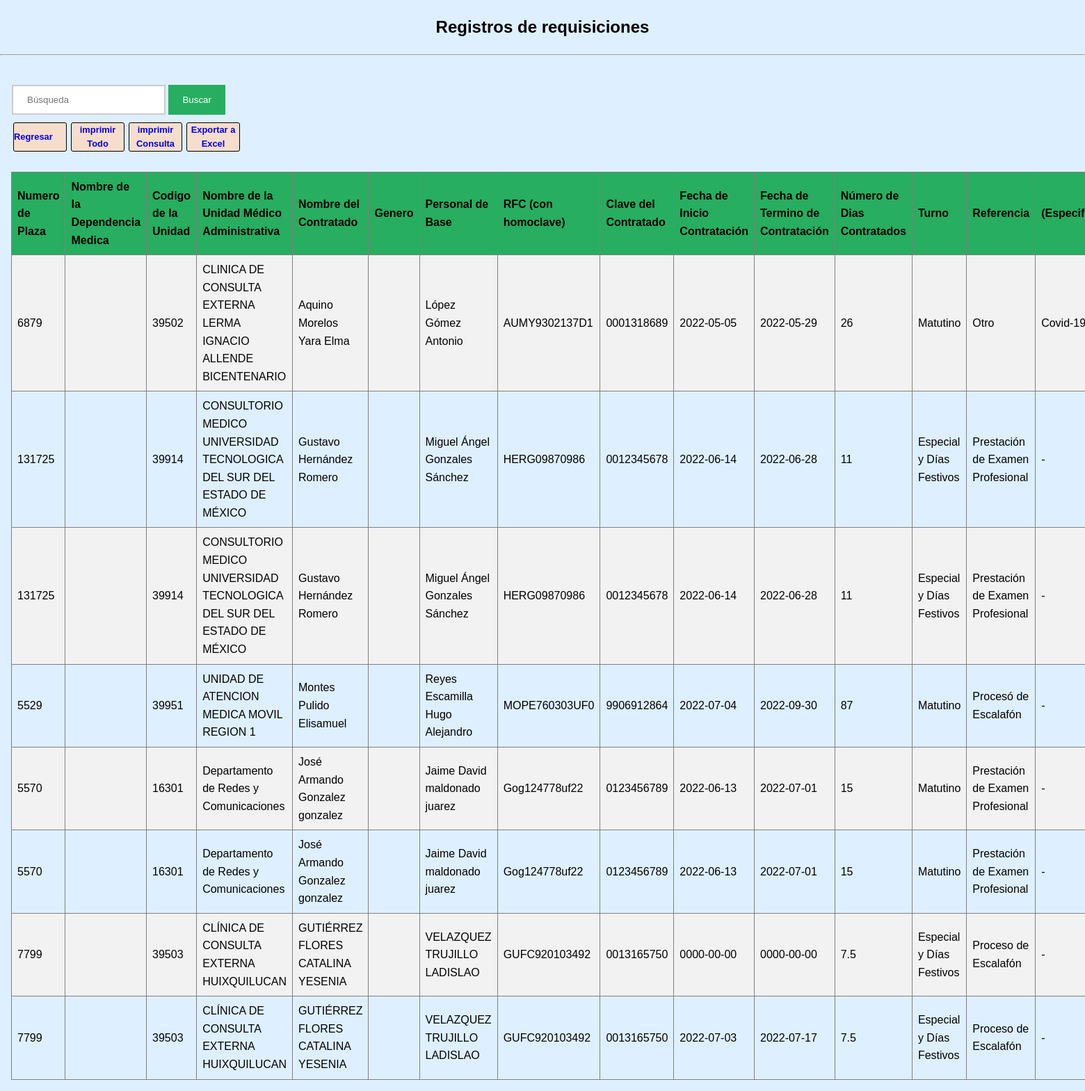
Screenshot of /Estadistica/imprimir_tres.php with the database file from the repository.
### tables this page shows
CREATE TABLE `tbl_formato` (
  `id_registro` int(10) NOT NULL,
  `folio_req` varchar(10) NOT NULL,
  `num_plaza` int(10) NOT NULL,
  `cordinacion` text NOT NULL,
  `cod_umed` int(10) NOT NULL,
  `nom_umed` text NOT NULL,
  `fecha_ini` date NOT NULL,
  `fecha_con` date NOT NULL,
  `dias_con` text NOT NULL,
  `ref_requi` text NOT NULL,
  `esp_otro` text NOT NULL,
  `nom_cont` text NOT NULL,
  `rfc` varchar(13) NOT NULL,
  `nom_asup` text NOT NULL,
  `ise_clave` varchar(10) NOT NULL,
  `genero` text NOT NULL,
  `nom_puesto` varchar(80) NOT NULL,
  `nivel` int(2) NOT NULL,
  `rango` int(2) NOT NULL,
  `horario_ent` time NOT NULL,
  `horario_sal` time NOT NULL,
  `turno` text NOT NULL,
  `observaciones` varchar(200) NOT NULL,
  `clasi` text NOT NULL,
  `dias_labo` text NOT NULL,
  `fun_puesto` text NOT NULL,
  `cono_req` text NOT NULL,
  `exp_req` varchar(100) NOT NULL,
  `resp_cont_uno` varchar(100) NOT NULL,
  `resp_cont_dos` varchar(100) NOT NULL,
  `jefe_dep` varchar(100) NOT NULL,
  `titu_sub` varchar(100) NOT NULL,
  `titu_direc` varchar(100) NOT NULL,
  `cargo_uno` varchar(100) NOT NULL,
  `cargo_dos` varchar(100) NOT NULL
);

### Estadistica/imprimir_tres.php (the view, shortened to what this page needs)
<?php
	if(isset($_GET['search']))
	{
		$valueToSearh = $_POST['valueToSearh'];
		$query = "SELECT * FROM tbl_formato WHERE id_registro LIKE '%".$valueToSearh."%' OR num_plaza LIKE '%".$valueToSearh."%' OR depen LIKE'%".$valueToSearh."%' OR nom_umed LIKE'%".$valueToSearh. "%' OR nom_cont LIKE'%".$valueToSearh."%' OR sexo LIKE'%".$valueToSearh."%'OR nom_asup LIKE'%".$valueToSearh."%' OR rfc LIKE'%".$valueToSearh."%' OR ise_clave LIKE'%".$valueToSearh."%' OR fecha_ini LIKE'%".$valueToSearh."%' OR fecha_con LIKE'%".$valueToSearh."%' OR dias_con LIKE'%".$valueToSearh."%' OR turno LIKE'%".$valueToSearh."%' OR nom_puesto LIKE'%".$valueToSearh."%' OR clasi LIKE '%".$valueToSearh."%'";
		$result = filterRecord($query);
	}
	else
	{
		$query = "SELECT * FROM tbl_formato";
		$result = filterRecord($query);
	}
	function filterRecord($query)
	{
		include("config.php");
		$filter_result = mysqli_query($mysqli, $query);
		return $filter_result;
	}
?>
<!DOCTYPE html>
<html>
<head>
<link rel="stylesheet" type="text/css" href="CSS/style.css" />
</head>
<body>
<link rel="stylesheet" href="https://cdnjs.cloudflare.com/ajax/libs/font-awesome/4.7.0/css/font-awesome.min.css">
<center>
<h2>Registros de requisiciones</h2>
</center>
<hr/>
<div class="container">
<form action="" method="POST">
<input type="search" name="valueToSearh" placeholder="Búsqueda" autocomplete="off">
<button type="submit" class="signupbtn" name="search" >Buscar</button>
</form>
<div class="contenido">
<a href="menu.php" class="boto" style="height: 40px; width: 75px;"><h3> Regresar </h3></a>
<a href="imprimir_uno.php" class="boto" style="height: 40px; width: 75px;"><h3> imprimir Todo </h3></a>
<a href="imprimir_tres.php" class="boto" style="height: 40px; width: 75px;"><h3> imprimir Consulta </h3></a>
<a href="export.php" class="boto" style="height: 40px; width: 75px;"><h3> Exportar a Excel </h3></a>
</div>
<br />
<?php
echo "<table border='1'>
<tr>
<th> Numero de Plaza</th>
<th> Nombre de la Dependencia Medica</th>
<th> Codigo de la Unidad</th>
<th> Nombre de la Unidad Médico Administrativa</th>
<th> Nombre del Contratado</th>
<th> Genero</th>
<th> Personal de Base</th>
<th> RFC (con homoclave)</th>
<th> Clave del Contratado</th>
<th> Fecha de Inicio Contratación</th>
<th> Fecha de Termino de Contratación</th>
<th> Número de Dias Contratados</th>
<th> Turno</th>
<th> Referencia</th>
<th> (Especificar)Otro</th>
<th> Clasificación</th>
<th> Categoria</th>
<th> Nivel</th>
<th> Rango</th>
</tr>";
while($row = mysqli_fetch_array($result))
{
echo "<tr>";
echo "<td>" . $row['num_plaza']  ."</td>";
echo "<td>" . $row['depen']      ."</td>";
echo "<td>" . $row['cod_umed']   ."</td>";
echo "<td>" . $row['nom_umed']   ."</td>";
echo "<td>" . $row['nom_cont']   ."</td>";
echo "<td>" . $row['sexo']       ."</td>";
echo "<td>" . $row['nom_asup']   ."</td>";
echo "<td>" . $row['rfc']        ."</td>";
echo "<td>" . $row['ise_clave']  ."</td>";
echo "<td>" . $row['fecha_ini']  ."</td>";
echo "<td>" . $row['fecha_con']  ."</td>";
echo "<td>" . $row['dias_con']   ."</td>";
echo "<td>" . $row['turno']      ."</td>";
echo "<td>" . $row['ref_requi']  ."</td>";
echo "<td>" . $row['esp_otro']   ."</td>";
echo "</tr>";
}
echo "</table>";
?>
</body>
</html>

### CSS/style.css (style rules this page uses)
body { background: rgb(222,240,255); background: -moz-linear-gradient(top, rgba(222,240,255,1) 71%, rgba(222,240,255,1) 99%); background: -webkit-gradient(linear, left top, left bottom, color-stop(71%,rgba(222,240,255,1)), color-stop(99%,rgba(125,185,232,1))); background: -webkit-linear-gradient(top, rgba(222,240,255,1) 71%,rgba(222,240,255,1) 99%); background: -o-linear-gradient(top, rgba(222,240,255,1) 71%,rgba(222,240,255,1) 99%); background: -ms-linear-gradient(top, rgba(222,240,255,1) 71%,rgba(222,240,255,1) 99%); background: linear-gradient(to bottom, rgba(222,240,255,1) 71%,rgba(222,240,255,1) 99%); filter: progid:DXImageTransform.Microsoft.gradient( startColorstr='#7db9e8', endColorstr='#7db9e8',GradientType=0 ); color: #000; font-family: "Century Gothic"; font-size: 16px; line-height: 1.6; font-family: Verdana,sans-serif; margin:0; }
form { border: none; padding-top: 10px; padding-left: 1px; padding-right: 1px; }
input[type=search] { width: auto; padding: 12px 20px; margin: 8px 0; display: inline-block; border: 2px solid #ccc; box-sizing: border-box; }
button { background-color: #27AE60; color: white; padding: 14px 20px; margin: 8px 0px; border: none; cursor: pointer; width: auto; }
.container { padding: 1rem; top: 10px; }
table { border-collapse: collapse; width: 100%; }
th, td { text-align: left; padding: 8px; }
tr:nth-child(even) { background-color: #f2f2f2 }
th { background-color: #27AE60; color: black; }
.boto { position: relative; display: flex; text-align: center; text-decoration: none; margin: 3px; border: 0.9px solid black; background-color: #F6DDCC; border-radius: 3px; align-items: center; font-size: 11px; font-family: Arial; }
.contenido { display: flex; }

### rows the page displays
tbl_formato: num_plaza "6879", cod_umed "39502", nom_umed "CLINICA DE CONSULTA EXTERNA LERMA IGNACIO ALLENDE BICENTENARIO", nom_cont "Aquino Morelos Yara Elma", nom_asup "López Gómez Antonio", rfc "AUMY9302137D1", ise_clave "0001318689", fecha_ini "2022-05-05", fecha_con "2022-05-29", dias_con "26", turno "Matutino", ref_requi "Otro", esp_otro "Covid-19"
tbl_formato: num_plaza "131725", cod_umed "39914", nom_umed "CONSULTORIO MEDICO UNIVERSIDAD TECNOLOGICA DEL SUR DEL ESTADO DE MÉXICO", nom_cont "Gustavo Hernández Romero", nom_asup "Miguel Ángel Gonzales Sánchez", rfc "HERG09870986", ise_clave "0012345678", fecha_ini "2022-06-14", fecha_con "2022-06-28", dias_con "11", turno "Especial y Días Festivos", ref_requi "Prestación de Examen Profesional", esp_otro "-"
tbl_formato: num_plaza "131725", cod_umed "39914", nom_umed "CONSULTORIO MEDICO UNIVERSIDAD TECNOLOGICA DEL SUR DEL ESTADO DE MÉXICO", nom_cont "Gustavo Hernández Romero", nom_asup "Miguel Ángel Gonzales Sánchez", rfc "HERG09870986", ise_clave "0012345678", fecha_ini "2022-06-14", fecha_con "2022-06-28", dias_con "11", turno "Especial y Días Festivos", ref_requi "Prestación de Examen Profesional", esp_otro "-"
tbl_formato: num_plaza "5529", cod_umed "39951", nom_umed "UNIDAD DE ATENCION MEDICA MOVIL REGION 1", nom_cont "Montes Pulido Elisamuel", nom_asup "Reyes Escamilla Hugo Alejandro", rfc "MOPE760303UF0", ise_clave "9906912864", fecha_ini "2022-07-04", fecha_con "2022-09-30", dias_con "87", turno "Matutino", ref_requi "Procesó de Escalafón", esp_otro "-"
tbl_formato: num_plaza "5570", cod_umed "16301", nom_umed "Departamento de Redes y Comunicaciones", nom_cont "José Armando Gonzalez gonzalez", nom_asup "Jaime David maldonado juarez", rfc "Gog124778uf22", ise_clave "0123456789", fecha_ini "2022-06-13", fecha_con "2022-07-01", dias_con "15", turno "Matutino", ref_requi "Prestación de Examen Profesional", esp_otro "-"
tbl_formato: num_plaza "5570", cod_umed "16301", nom_umed "Departamento de Redes y Comunicaciones", nom_cont "José Armando Gonzalez gonzalez", nom_asup "Jaime David maldonado juarez", rfc "Gog124778uf22", ise_clave "0123456789", fecha_ini "2022-06-13", fecha_con "2022-07-01", dias_con "15", turno "Matutino", ref_requi "Prestación de Examen Profesional", esp_otro "-"
tbl_formato: num_plaza "7799", cod_umed "39503", nom_umed "CLÍNICA DE CONSULTA EXTERNA HUIXQUILUCAN", nom_cont "GUTIÉRREZ FLORES CATALINA YESENIA", nom_asup "VELAZQUEZ TRUJILLO LADISLAO", rfc "GUFC920103492", ise_clave "0013165750", fecha_ini "0000-00-00", fecha_con "0000-00-00", dias_con "7.5", turno "Especial y Días Festivos", ref_requi "Proceso de Escalafón", esp_otro "-"
tbl_formato: num_plaza "7799", cod_umed "39503", nom_umed "CLÍNICA DE CONSULTA EXTERNA HUIXQUILUCAN", nom_cont "GUTIÉRREZ FLORES CATALINA YESENIA", nom_asup "VELAZQUEZ TRUJILLO LADISLAO", rfc "GUFC920103492", ise_clave "0013165750", fecha_ini "2022-07-03", fecha_con "2022-07-17", dias_con "7.5", turno "Especial y Días Festivos", ref_requi "Proceso de Escalafón", esp_otro "-"
